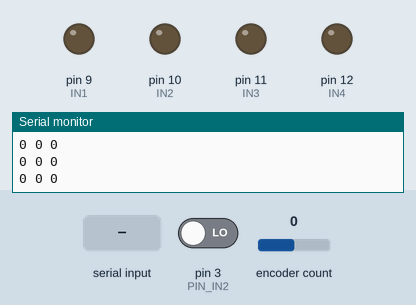
The sketch below on a simulated Arduino Uno, built with avr-gcc and run on an emulated ATmega328P. On the bench: output pins drawn as LEDs (lit = HIGH), the last lines printed to the serial monitor. The test bench sets the inputs (shaded band); at power-on: encoder count 0, pin 3 (PIN_IN2) LOW.

Above: at 1.2 s.
1.3 s: encoder count set to 1
At 4.1 s:
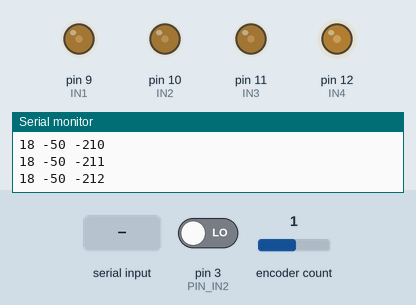
4.3 s: "90,45\n" received over Serial
7.3 s: encoder count set to 2
10.3 s: encoder count set to 6
At 28.34 s:
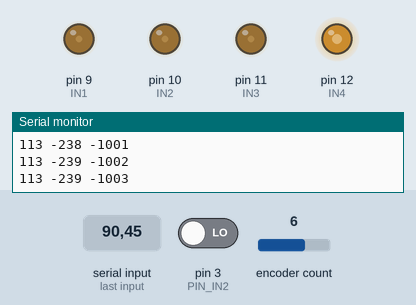
Timing chart, 0 to 30.0 s (numbered marks = the images above; inputs shaded):
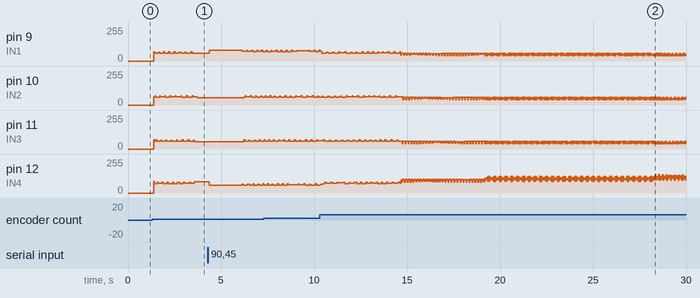

The sketch:

pasoapaso_panel.ino
```cpp
int IN1 = 9;
int IN2 = 10;
#include <Arduino.h>
#include <RotaryEncoder.h>

#define PIN_IN1 2
#define PIN_IN2 3

int IN3 = 11;
int IN4 = 12;
int demora = 3;
int sp = 0;
int pasos = 0;
String datos;
RotaryEncoder *encoder = nullptr;


void checkPosition()
{
  encoder->tick(); // just call tick() to check the state.
}

void setup() {
  encoder = new RotaryEncoder(PIN_IN1, PIN_IN2, RotaryEncoder::LatchMode::TWO03);
  attachInterrupt(digitalPinToInterrupt(PIN_IN1), checkPosition, CHANGE);
  attachInterrupt(digitalPinToInterrupt(PIN_IN2), checkPosition, CHANGE);
  pinMode(IN1, OUTPUT);		// todos los pines como salida
  pinMode(IN2, OUTPUT);
  pinMode(IN3, OUTPUT);
  pinMode(IN4, OUTPUT);
  Serial.begin(9600);
}

void loop() {
  while (Serial.available()) {
    char c = Serial.read();
    datos += c;
  }
  if (datos.length() > 0) {
    sp = datos.toInt();
  }

  static int pos = 0;

  encoder->tick(); // just call tick() to check the state.

  int newPos = encoder->getPosition();
  if (pos != newPos) {
    pos = newPos;
  }
  int angulo_m = map(pasos, 0, 754, 0, 180);
  int angulo = map(pos, 0, 19, 0, 180);
  Serial.print(angulo);
  Serial.print(" ");
  Serial.print(angulo_m);
  Serial.print(" ");
  Serial.println(pasos);
  if (sp < (angulo + 10) && sp > (angulo - 10)) {
    if (sp == angulo_m) {
      if(sp==0){
        if (sp < pasos) {
      atras();
    }
    else if (sp > pasos) {
      adelante();
    }
      }
      detener();
      datos = "";
    }
    else if (sp < angulo_m) {
      atras();
    }
    else if (sp > angulo_m) {
      adelante();
    }
    datos = "";
  }

  else if (sp < angulo) {
    atras();
  }
  else if (sp > angulo) {
    adelante();
  }


}


void atras () {
  pasos--;
  digitalWrite(IN1, HIGH); 	// paso 1
  digitalWrite(IN2, LOW);
  digitalWrite(IN3, LOW);
  digitalWrite(IN4, LOW);
  delay(demora);

  digitalWrite(IN1, LOW);	// paso 2
  digitalWrite(IN2, HIGH);
  digitalWrite(IN3, LOW);
  digitalWrite(IN4, LOW);
  delay(demora);

  digitalWrite(IN1, LOW);	// paso 3
  digitalWrite(IN2, LOW);
  digitalWrite(IN3, HIGH);
  digitalWrite(IN4, LOW);
  delay(demora);

  digitalWrite(IN1, LOW);	// paso 4
  digitalWrite(IN2, LOW);
  digitalWrite(IN3, LOW);
  digitalWrite(IN4, HIGH);
  delay(demora);
}

void adelante() {
  pasos++;
  digitalWrite(IN1, LOW); 	// paso 1
  digitalWrite(IN2, LOW);
  digitalWrite(IN3, LOW);
  digitalWrite(IN4, HIGH);
  delay(demora);

  digitalWrite(IN1, LOW);	// paso 2
  digitalWrite(IN2, LOW);
  digitalWrite(IN3, HIGH);
  digitalWrite(IN4, LOW);
  delay(demora);

  digitalWrite(IN1, LOW);	// paso 3
  digitalWrite(IN2, HIGH);
  digitalWrite(IN3, LOW);
  digitalWrite(IN4, LOW);
  delay(demora);

  digitalWrite(IN1, HIGH);	// paso 4
  digitalWrite(IN2, LOW);
  digitalWrite(IN3, LOW);
  digitalWrite(IN4, LOW);
  delay(demora);
}
void detener() {
  digitalWrite(IN1, LOW);	// detiene por 5 seg.
  digitalWrite(IN2, LOW);
  digitalWrite(IN3, LOW);
  digitalWrite(IN4, LOW);
}
```
